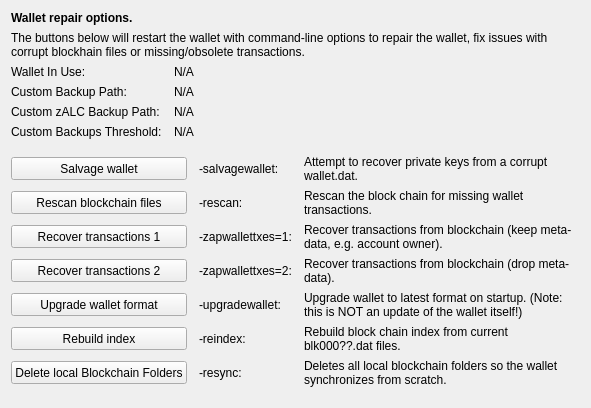
     <widget class="QWidget" name="tab_repair">
      <attribute name="title">
       <string>&amp;Wallet Repair</string>
      </attribute>
      <layout class="QGridLayout" name="gridLayout_4" columnstretch="0,0,0,0">
       <property name="horizontalSpacing">
        <number>12</number>
       </property>
       <item row="0" column="0" colspan="4">
        <widget class="QLabel" name="label_repair_header">
         <property name="font">
          <font>
           <weight>75</weight>
           <bold>true</bold>
          </font>
         </property>
         <property name="text">
          <string>Wallet repair options.</string>
         </property>
        </widget>
       </item>
       <item row="1" column="0" colspan="4">
        <widget class="QLabel" name="label_repair_helptext">
         <property name="font">
          <font>
           <weight>50</weight>
           <bold>false</bold>
          </font>
         </property>
         <property name="text">
          <string>The buttons below will restart the wallet with command-line options to repair the wallet, fix issues with corrupt blockhain files or missing/obsolete transactions.</string>
         </property>
         <property name="wordWrap">
          <bool>true</bool>
         </property>
        </widget>
       </item>
       <item row="2" column="0">
        <widget class="QLabel" name="wallet_path_label">
         <property name="text">
          <string>Wallet In Use:</string>
         </property>
        </widget>
       </item>
       <item row="2" column="1" colspan="3">
        <widget class="QLabel" name="wallet_path">
         <property name="cursor">
          <cursorShape>IBeamCursor</cursorShape>
         </property>
         <property name="text">
          <string>N/A</string>
         </property>
         <property name="textFormat">
          <enum>Qt::PlainText</enum>
         </property>
         <property name="textInteractionFlags">
          <set>Qt::LinksAccessibleByMouse|Qt::TextSelectableByKeyboard|Qt::TextSelectableByMouse</set>
         </property>
        </widget>
       </item>
       <item row="3" column="0">
        <widget class="QLabel" name="wallet_custombackuppath_label">
         <property name="text">
          <string>Custom Backup Path:</string>
         </property>
         <property name="visible">
          <bool>false</bool>
         </property>
        </widget>
       </item>
       <item row="3" column="1" colspan="3">
        <widget class="QLabel" name="wallet_custombackuppath">
         <property name="cursor">
          <cursorShape>IBeamCursor</cursorShape>
         </property>
         <property name="text">
          <string>N/A</string>
         </property>
         <property name="textFormat">
          <enum>Qt::PlainText</enum>
         </property>
         <property name="textInteractionFlags">
          <set>Qt::LinksAccessibleByMouse|Qt::TextSelectableByKeyboard|Qt::TextSelectableByMouse</set>
         </property>
         <property name="visible">
          <bool>false</bool>
         </property>
        </widget>
       </item>
       <item row="4" column="0">
        <widget class="QLabel" name="wallet_customzalcbackuppath_label">
         <property name="text">
          <string>Custom zALC Backup Path:</string>
         </property>
         <property name="visible">
          <bool>false</bool>
         </property>
        </widget>
       </item>
       <item row="4" column="1" colspan="3">
        <widget class="QLabel" name="wallet_customzalcbackuppath">
         <property name="cursor">
          <cursorShape>IBeamCursor</cursorShape>
         </property>
         <property name="text">
          <string>N/A</string>
         </property>
         <property name="textFormat">
          <enum>Qt::PlainText</enum>
         </property>
         <property name="textInteractionFlags">
          <set>Qt::LinksAccessibleByMouse|Qt::TextSelectableByKeyboard|Qt::TextSelectableByMouse</set>
         </property>
         <property name="visible">
          <bool>false</bool>
         </property>
        </widget>
       </item>
       <item row="5" column="0">
        <widget class="QLabel" name="wallet_custombackupthreshold_label">
         <property name="text">
          <string>Custom Backups Threshold:</string>
         </property>
         <property name="visible">
          <bool>false</bool>
         </property>
        </widget>
       </item>
       <item row="5" column="1" colspan="3">
        <widget class="QLabel" name="wallet_custombackupthreshold">
         <property name="cursor">
          <cursorShape>IBeamCursor</cursorShape>
         </property>
         <property name="text">
          <string>N/A</string>
         </property>
         <property name="textFormat">
          <enum>Qt::PlainText</enum>
         </property>
         <property name="textInteractionFlags">
          <set>Qt::LinksAccessibleByMouse|Qt::TextSelectableByKeyboard|Qt::TextSelectableByMouse</set>
         </property>
         <property name="visible">
          <bool>false</bool>
         </property>
        </widget>
       </item>
       <item row="6" column="0">
        <spacer name="verticalSpacer_repair1">
         <property name="orientation">
          <enum>Qt::Vertical</enum>
         </property>
         <property name="sizeHint" stdset="0">
          <size>
           <width>10</width>
           <height>10</height>
          </size>
         </property>
        </spacer>
       </item>
       <item row="7" column="0" colspan="2">
        <widget class="QPushButton" name="btn_salvagewallet">
         <property name="minimumSize">
          <size>
           <width>100</width>
           <height>23</height>
          </size>
         </property>
         <property name="text">
          <string>Salvage wallet</string>
         </property>
        </widget>
       </item>
       <item row="7" column="2">
        <widget class="QLabel" name="label_repair_salvage_command">
         <property name="text">
          <string notr="true">-salvagewallet:</string>
         </property>
        </widget>
       </item>
       <item row="7" column="3">
        <widget class="QLabel" name="label_repair_salvage">
         <property name="text">
          <string>Attempt to recover private keys from a corrupt wallet.dat.</string>
         </property>
         <property name="wordWrap">
          <bool>true</bool>
         </property>
        </widget>
       </item>
       <item row="8" column="0" colspan="2">
        <widget class="QPushButton" name="btn_rescan">
         <property name="minimumSize">
          <size>
           <width>100</width>
           <height>23</height>
          </size>
         </property>
         <property name="text">
          <string>Rescan blockchain files</string>
         </property>
        </widget>
       </item>
       <item row="8" column="2">
        <widget class="QLabel" name="label_repair_rescan_command">
         <property name="text">
          <string notr="true">-rescan:</string>
         </property>
        </widget>
       </item>
       <item row="8" column="3">
        <widget class="QLabel" name="label_repair_rescan">
         <property name="text">
          <string>Rescan the block chain for missing wallet transactions.</string>
         </property>
         <property name="wordWrap">
          <bool>true</bool>
         </property>
        </widget>
       </item>
       <item row="9" column="0" colspan="2">
        <widget class="QPushButton" name="btn_zapwallettxes1">
         <property name="minimumSize">
          <size>
           <width>100</width>
           <height>23</height>
          </size>
         </property>
         <property name="text">
          <string>Recover transactions 1</string>
         </property>
        </widget>
       </item>
       <item row="9" column="2">
        <widget class="QLabel" name="label_repair_zap1_command">
         <property name="text">
          <string notr="true">-zapwallettxes=1:</string>
         </property>
        </widget>
       </item>
       <item row="9" column="3">
        <widget class="QLabel" name="label_repair_zap1">
         <property name="text">
          <string>Recover transactions from blockchain (keep meta-data, e.g. account owner).</string>
         </property>
         <property name="wordWrap">
          <bool>true</bool>
         </property>
        </widget>
       </item>
       <item row="10" column="0" colspan="2">
        <widget class="QPushButton" name="btn_zapwallettxes2">
         <property name="minimumSize">
          <size>
           <width>100</width>
           <height>23</height>
          </size>
         </property>
         <property name="text">
          <string>Recover transactions 2</string>
         </property>
        </widget>
       </item>
       <item row="10" column="2">
        <widget class="QLabel" name="label_repair_zap2_command">
         <property name="text">
          <string notr="true">-zapwallettxes=2:</string>
         </property>
        </widget>
       </item>
       <item row="10" column="3">
        <widget class="QLabel" name="label_repair_zap2">
         <property name="text">
          <string>Recover transactions from blockchain (drop meta-data).</string>
         </property>
         <property name="wordWrap">
          <bool>true</bool>
         </property>
        </widget>
       </item>
       <item row="11" column="0" colspan="2">
        <widget class="QPushButton" name="btn_upgradewallet">
         <property name="minimumSize">
          <size>
           <width>100</width>
           <height>23</height>
          </size>
         </property>
         <property name="text">
          <string>Upgrade wallet format</string>
         </property>
        </widget>
       </item>
       <item row="11" column="2">
        <widget class="QLabel" name="label_repair_upgrade_command">
         <property name="text">
          <string notr="true">-upgradewallet:</string>
         </property>
        </widget>
       </item>
       <item row="11" column="3">
        <widget class="QLabel" name="label_repair_upgrade">
         <property name="text">
          <string>Upgrade wallet to latest format on startup. (Note: this is NOT an update of the wallet itself!)</string>
         </property>
         <property name="wordWrap">
          <bool>true</bool>
         </property>
        </widget>
       </item>
       <item row="12" column="0" colspan="2">
        <widget class="QPushButton" name="btn_reindex">
         <property name="minimumSize">
          <size>
           <width>100</width>
           <height>23</height>
          </size>
         </property>
         <property name="text">
          <string>Rebuild index</string>
         </property>
        </widget>
       </item>
       <item row="12" column="2">
        <widget class="QLabel" name="label_repair_reindex_command">
         <property name="text">
          <string notr="true">-reindex:</string>
         </property>
        </widget>
       </item>
       <item row="12" column="3">
        <widget class="QLabel" name="label_repair_reindex">
         <property name="text">
          <string>Rebuild block chain index from current blk000??.dat files.</string>
         </property>
         <property name="wordWrap">
          <bool>true</bool>
         </property>
        </widget>
       </item>
       <item row="13" column="0" colspan="2">
        <widget class="QPushButton" name="btn_resync">
         <property name="minimumSize">
          <size>
           <width>100</width>
           <height>23</height>
          </size>
         </property>
         <property name="text">
          <string>Delete local Blockchain Folders</string>
         </property>
        </widget>
       </item>
       <item row="13" column="2">
        <widget class="QLabel" name="label_repair_resync_command">
         <property name="text">
          <string>-resync:</string>
         </property>
        </widget>
       </item>
       <item row="13" column="3">
        <widget class="QLabel" name="label_repair_resync">
         <property name="text">
          <string>Deletes all local blockchain folders so the wallet synchronizes from scratch.</string>
         </property>
         <property name="wordWrap">
          <bool>true</bool>
         </property>
        </widget>
       </item>
       <item row="14" column="0">
        <spacer name="verticalSpacer_repair2">
         <property name="orientation">
          <enum>Qt::Vertical</enum>
         </property>
         <property name="sizeHint" stdset="0">
          <size>
           <width>20</width>
           <height>10</height>
          </size>
         </property>
        </spacer>
       </item>
      </layout>
     </widget>
